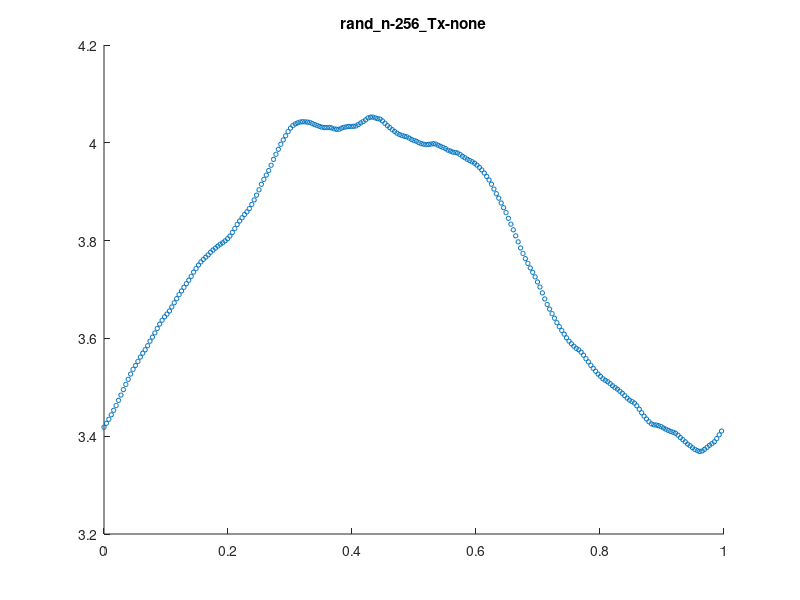
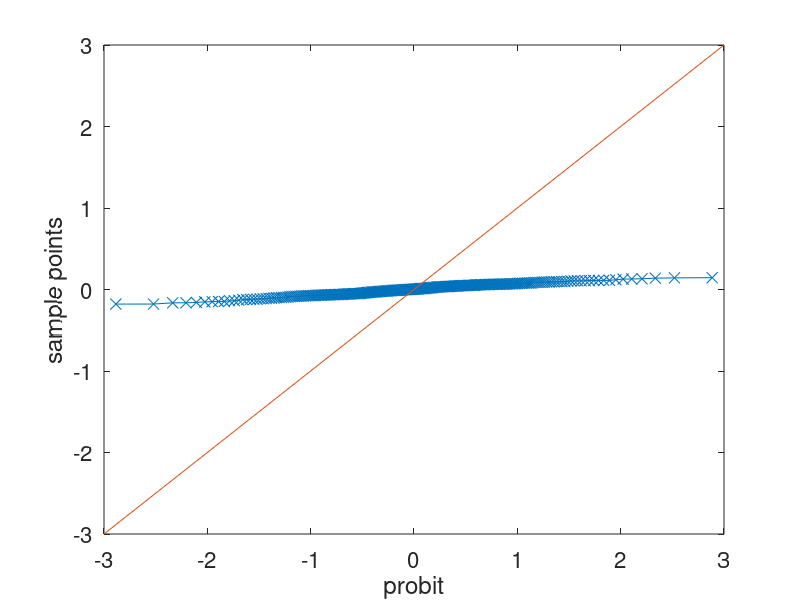
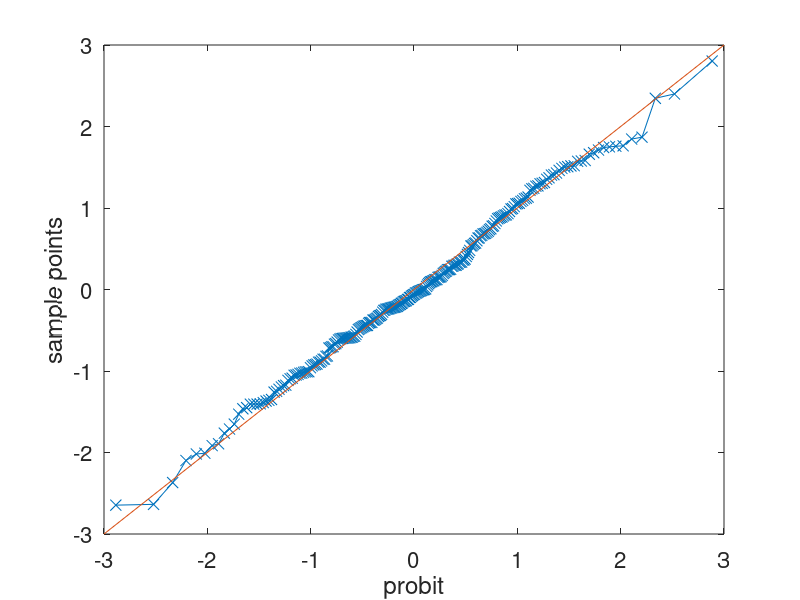

Write the MATLAB code that produced these figures, in order.
%
% Minimum working example to test Gaussian diagnostics idea
%
function MWE_gaussian_diagnostics()

format short
close all

fNames = {'ExpCos','Keister','rand'};
ptransforms = {'C1','C1sin', 'none'};
fName = fNames{3};
ptransform = ptransforms{3};

npts = 2^8;  % max 14
dim = 1;
%parameters for random function
rfun = 2;
A = 3;


shift = rand(1,dim);

[~,xlat_] = simple_lattice_gen(npts,dim,shift,true);

if strcmp(fName,'ExpCos')
  integrand = @(x) exp(sum(cos(2*pi*x), 2));
elseif strcmp(fName, 'Keister')
  integrand = @(x) keisterFunc(x,dim,1/sqrt(2)); % a=0.8
else
  integrand = @(x) f_rand(x,rfun,A);
end

integrand_p = doPeriodTx(integrand, ptransform);

y = integrand_p(xlat_);
ftilde = fft(y);
ftilde(1) = 0;  % ftilde = \mV^H(\vf - m \vone)
if dim==1
  hFigIntegrand = figure; scatter(xlat_, y, 10)
  title(sprintf('%s_n-%d_Tx-%s', ...
      fName, npts, ptransform), 'interpreter','none')
  saveas(hFigIntegrand, sprintf('%s_n-%d_Tx-%s.png', ...
      fName, npts, ptransform))
end

thetaOpt = 1;  %0.9;
%ftilde = real(ftilde);

rVec = [2 4];

for r=rVec
  
  lambda = kernel(r, xlat_, thetaOpt);
  
  % apply transform
  % $\vZ = \frac 1n \mV \mLambda^{-\frac 12} \mV^H(\vf - m \vone)$
  % ifft also includes 1/n division
  temp1 = ifft(ftilde./sqrt(lambda));
  w_ftilde = real(temp1);
  
  % create_plots('normplot')
  create_plots('qqplot', w_ftilde)
  
  % Shapiro-Wilk test
%   [H, pValue, W] = swtest(w_ftilde);
%   Hval='true';
%   if H==true
%     Hval='false';
%   end
%   fprintf('Shapiro-Wilk test: Normal=%s, pValue=%1.3f, W=%1.3f\n', Hval, pValue, W);
end

end

  function create_plots(type,w_ftilde)
    hFigNormplot = figure();
    set(hFigNormplot,'defaultaxesfontsize',16, ...
      'defaulttextfontsize',16, ... %make font larger
      'defaultLineLineWidth',0.75, 'defaultLineMarkerSize',8)
    if strcmp(type, 'normplot')
      normplot(w_ftilde)
    else
      qqplot(w_ftilde); hold on
      plot([-3 3], [-3 3],'-')
    end
    
%     title(sprintf('%s n=%d Tx=%s r=%1.2f theta=%1.2f', ...
%       fName, npts, ptransform, r, thetaOpt))
%     saveas(hFigNormplot, sprintf('%s_%s_n-%d_Tx-%s_r-%d.png', ...
%       type, fName, npts, ptransform, r))
  end

% gaussian random function
function fval = f_rand(xpts, rfun, A)
theta = sqrt(2 * factorial(2*rfun))/((2*pi)^rfun);
rng(202326) % initialize random number generator for reproducability
N = 2^(15);
f_c = randn(1, N);
f_s = randn(1, N);
f_0 = randn(1, 1) + A;
kvec = (1:N);
argx = @(x) 2*pi*x*kvec;
f_c_ = @(x)(f_c./kvec.^(rfun)).*cos(argx(x));
f_s_ = @(x)(f_s./kvec.^(rfun)).*sin(argx(x));
f_ran = @(x,theta) f_0 + theta * sum(f_c_(x) + f_s_(x),2) ;
fval = f_ran(xpts,theta);
end

function Lambda = kernel(r, xun, theta)
constMult = 1;  % -(-1)^(r/2)*((2*pi)^r)/factorial(r);
if r == 2
  bernPoly = @(x)(-x.*(1-x) + 1/6);
elseif r == 4
  bernPoly = @(x)( ( (x.*(1-x)).^2 ) - 1/30);
else
  error('Bernoulli order=%d not implemented !', r);
end
kernelFunc = @(x) -(-1).^(r/2)*bernPoly(x);

temp_ = bsxfun(@times, (theta)*constMult, kernelFunc(xun));
C1 = prod(1 + temp_, 2);

% matlab's builtin fft is much faster and accurate
% eigenvalues must be real : Symmetric pos definite Kernel
Lambda = real(fft(C1));

end

function f = doPeriodTx(fInput, ptransform)

if strcmp(ptransform,'Baker')
  f=@(x) fInput(1-2*abs(x-1/2)); % Baker's transform
elseif strcmp(ptransform,'C0')
  f=@(x) fInput(3*x.^2-2*x.^3).*prod(6*x.*(1-x),2); % C^0 transform
elseif strcmp(ptransform,'C1')
  % C^1 transform
  f=@(x) fInput(x.^3.*(10-15*x+6*x.^2)).*prod(30*x.^2.*(1-x).^2,2);
elseif strcmp(ptransform,'C1sin')
  % Sidi C^1 transform
  f=@(x) fInput(x-sin(2*pi*x)/(2*pi)).*prod(2*sin(pi*x).^2,2);
elseif strcmp(ptransform,'C2sin')
  % Sidi C^2 transform
  psi3 = @(t) (8-9*cos(pi*t)+cos(3*pi*t))/16;
  psi3_1 = @(t) (9*sin(pi*t)*pi- sin(3*pi*t)*3*pi)/16;
  f=@(x) fInput(psi3(x)).*prod(psi3_1(x),2);
elseif strcmp(ptransform,'C3sin')
  % Sidi C^3 transform
  psi4 = @(t) (12*pi*t-8*sin(2*pi*t)+sin(4*pi*t))/(12*pi);
  psi4_1 = @(t) (12*pi-8*cos(2*pi*t)*2*pi+sin(4*pi*t)*4*pi)/(12*pi);
  f=@(x) fInput(psi4(x)).*prod(psi4_1(x),2);
elseif strcmp(ptransform,'none')
  % do nothing
  f=@(x) fInput(x);
else
  error('Error: Periodization transform %s not implemented', ptransform);
end

end


function [xlat,xpts_un,xlat_un,xpts] = simple_lattice_gen(n,d,shift,firstBatch)
gen_vec = [1, 433461, 315689, 441789, 501101, 146355, 88411, 215837, 273599 ...
  151719, 258185, 357967, 96407, 203741, 211709, 135719, 100779, ...
  85729, 14597, 94813, 422013, 484367]; %generator
z = gen_vec(1:d);

nmax = n;
nmin = 1 + n/2;
if firstBatch==true
  nmin = 1;
end
nelem=nmax-nmin+1;

if firstBatch==true
  brIndices=vdc(nelem)';
  xpts_un=mod(bsxfun(@times,(0:1/n:1-1/n)',z),1); % unshifted in direct order
else
  brIndices=vdc(nelem)'+1/(2*(nmin-1));
  xpts_un=mod(bsxfun(@times,(1/n:2/n:1-1/n)',z),1); % unshifted in direct order
  
end
xpts = mod(bsxfun(@plus,xpts_un,shift),1);  % shifted in direct order

xlat_un = mod(bsxfun(@times,brIndices',z),1);  % unshifted
xlat = mod(bsxfun(@plus,xlat_un,shift),1);  % shifted in VDC order
end

% van der Corput sequence in base 2
function q = vdc(n)
if n>1
  k=log2(n); % We compute the VDC seq part by part of power 2 size
  q=zeros(2^k,1);
  for l=0:k-1
    nl=2^l;
    kk=2^(k-l-1);
    ptind=repmat([false(nl,1);true(nl,1)],kk,1);
    q(ptind)=q(ptind)+1/2^(l+1);
  end
else
  q=0;
end
end
